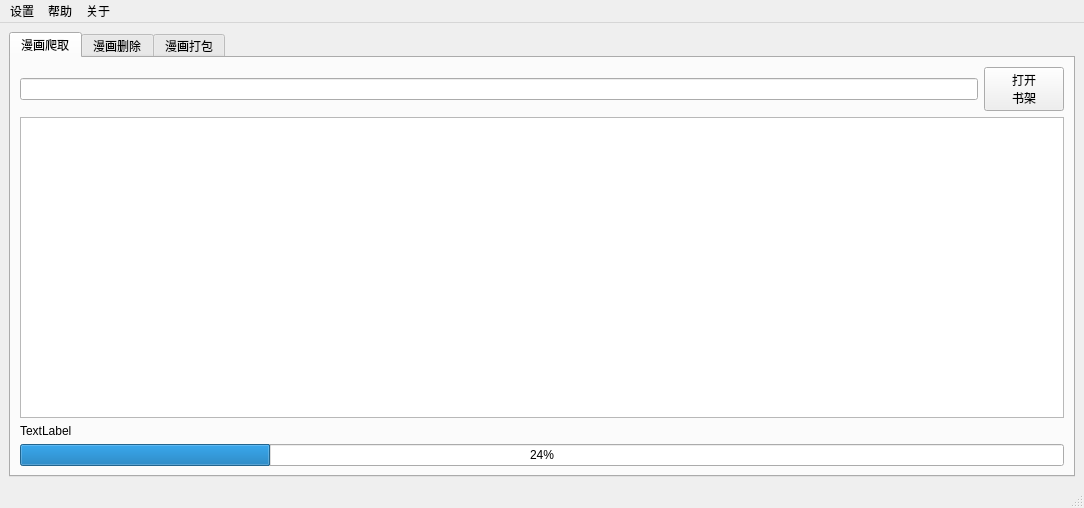
<?xml version="1.0" encoding="UTF-8"?>
<ui version="4.0">
 <class>MainWindow</class>
 <widget class="QMainWindow" name="MainWindow">
  <property name="geometry">
   <rect>
    <x>0</x>
    <y>0</y>
    <width>1084</width>
    <height>508</height>
   </rect>
  </property>
  <property name="windowTitle">
   <string>漫画爬虫 by mumu_zero</string>
  </property>
  <widget class="QWidget" name="centralwidget">
   <layout class="QGridLayout" name="gridLayout">
    <item row="0" column="1">
     <widget class="QTabWidget" name="tabWidget">
      <property name="enabled">
       <bool>true</bool>
      </property>
      <property name="cursor">
       <cursorShape>ArrowCursor</cursorShape>
      </property>
      <property name="tabPosition">
       <enum>QTabWidget::North</enum>
      </property>
      <property name="tabShape">
       <enum>QTabWidget::Rounded</enum>
      </property>
      <property name="currentIndex">
       <number>0</number>
      </property>
      <property name="elideMode">
       <enum>Qt::ElideNone</enum>
      </property>
      <property name="usesScrollButtons">
       <bool>false</bool>
      </property>
      <property name="documentMode">
       <bool>false</bool>
      </property>
      <property name="tabsClosable">
       <bool>false</bool>
      </property>
      <property name="movable">
       <bool>true</bool>
      </property>
      <property name="tabBarAutoHide">
       <bool>false</bool>
      </property>
      <widget class="QWidget" name="tab">
       <property name="cursor">
        <cursorShape>ArrowCursor</cursorShape>
       </property>
       <attribute name="icon">
        <iconset>
         <normaloff>assets/爬取.ico</normaloff>assets/爬取.ico</iconset>
       </attribute>
       <attribute name="title">
        <string>漫画爬取</string>
       </attribute>
       <layout class="QGridLayout" name="gridLayout_2">
        <item row="0" column="0">
         <layout class="QVBoxLayout" name="verticalLayout">
          <item>
           <layout class="QHBoxLayout" name="horizontalLayout">
            <item>
             <widget class="QLineEdit" name="lineEdit"/>
            </item>
            <item>
             <widget class="QPushButton" name="openbookrack">
              <property name="cursor">
               <cursorShape>PointingHandCursor</cursorShape>
              </property>
              <property name="text">
               <string>打开
书架</string>
              </property>
              <property name="icon">
               <iconset>
                <normaloff>assets/书架.png</normaloff>assets/书架.png</iconset>
              </property>
             </widget>
            </item>
           </layout>
          </item>
          <item>
           <widget class="QListWidget" name="listWidget">
            <property name="cursor" stdset="0">
             <cursorShape>PointingHandCursor</cursorShape>
            </property>
            <property name="toolTip">
             <string>点击文字选择</string>
            </property>
            <property name="toolTipDuration">
             <number>-1</number>
            </property>
           </widget>
          </item>
          <item>
           <widget class="QLabel" name="label">
            <property name="text">
             <string>TextLabel</string>
            </property>
           </widget>
          </item>
         </layout>
        </item>
        <item row="1" column="0">
         <widget class="QProgressBar" name="progressBar">
          <property name="value">
           <number>24</number>
          </property>
         </widget>
        </item>
       </layout>
      </widget>
      <widget class="QWidget" name="tab_2">
       <attribute name="icon">
        <iconset>
         <normaloff>assets/删除.png</normaloff>assets/删除.png</iconset>
       </attribute>
       <attribute name="title">
        <string>漫画删除</string>
       </attribute>
       <layout class="QGridLayout" name="gridLayout_3">
        <item row="0" column="0">
         <layout class="QHBoxLayout" name="horizontalLayout_2">
          <item>
           <widget class="QListWidget" name="listWidget_2">
            <property name="cursor" stdset="0">
             <cursorShape>PointingHandCursor</cursorShape>
            </property>
            <property name="toolTip">
             <string>点击文字选择</string>
            </property>
           </widget>
          </item>
          <item>
           <layout class="QVBoxLayout" name="verticalLayout_2">
            <item>
             <widget class="QPushButton" name="Mulselect">
              <property name="cursor">
               <cursorShape>PointingHandCursor</cursorShape>
              </property>
              <property name="text">
               <string>多选模式</string>
              </property>
             </widget>
            </item>
            <item>
             <widget class="QPushButton" name="allselect">
              <property name="cursor">
               <cursorShape>PointingHandCursor</cursorShape>
              </property>
              <property name="text">
               <string>全选</string>
              </property>
             </widget>
            </item>
            <item>
             <widget class="QPushButton" name="allnone">
              <property name="cursor">
               <cursorShape>PointingHandCursor</cursorShape>
              </property>
              <property name="text">
               <string>取消全选</string>
              </property>
             </widget>
            </item>
           </layout>
          </item>
         </layout>
        </item>
       </layout>
      </widget>
      <widget class="QWidget" name="tab_3">
       <attribute name="icon">
        <iconset>
         <normaloff>assets/zip.png</normaloff>assets/zip.png</iconset>
       </attribute>
       <attribute name="title">
        <string>漫画打包</string>
       </attribute>
       <layout class="QGridLayout" name="gridLayout_4">
        <item row="0" column="0">
         <layout class="QVBoxLayout" name="verticalLayout_3">
          <item>
           <widget class="QListWidget" name="listWidget_3">
            <property name="cursor" stdset="0">
             <cursorShape>PointingHandCursor</cursorShape>
            </property>
            <property name="toolTip">
             <string>点击文字选择</string>
            </property>
           </widget>
          </item>
          <item>
           <widget class="QProgressBar" name="progressBar_3">
            <property name="value">
             <number>24</number>
            </property>
           </widget>
          </item>
         </layout>
        </item>
       </layout>
      </widget>
     </widget>
    </item>
   </layout>
  </widget>
  <widget class="QMenuBar" name="menubar">
   <property name="geometry">
    <rect>
     <x>0</x>
     <y>0</y>
     <width>1084</width>
     <height>22</height>
    </rect>
   </property>
   <widget class="QMenu" name="menu">
    <property name="toolTip">
     <string>设置</string>
    </property>
    <property name="toolTipDuration">
     <number>-1</number>
    </property>
    <property name="title">
     <string>设置</string>
    </property>
    <property name="icon">
     <iconset>
      <normaloff>assets/cog.svg</normaloff>assets/cog.svg</iconset>
    </property>
    <property name="toolTipsVisible">
     <bool>true</bool>
    </property>
   </widget>
   <widget class="QMenu" name="menu_2">
    <property name="title">
     <string>帮助</string>
    </property>
   </widget>
   <widget class="QMenu" name="menu_3">
    <property name="title">
     <string>关于</string>
    </property>
   </widget>
   <addaction name="menu"/>
   <addaction name="menu_2"/>
   <addaction name="menu_3"/>
  </widget>
  <widget class="QStatusBar" name="statusbar"/>
 </widget>
 <resources/>
 <connections/>
</ui>
